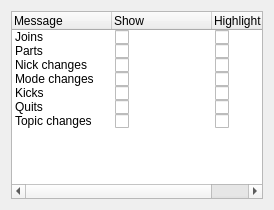
<?xml version="1.0" encoding="UTF-8"?>
<ui version="4.0">
 <class>MessagesWizardPage</class>
 <widget class="QWizardPage" name="MessagesWizardPage">
  <property name="geometry">
   <rect>
    <x>0</x>
    <y>0</y>
    <width>274</width>
    <height>210</height>
   </rect>
  </property>
  <property name="windowTitle">
   <string>Messages</string>
  </property>
  <property name="windowIcon">
   <iconset resource="../../../Resource.qrc">
    <normaloff>:/Resource/Chat/Friends.png</normaloff>:/Resource/Chat/Friends.png</iconset>
  </property>
  <property name="title">
   <string>Message settings</string>
  </property>
  <property name="subTitle">
   <string>Define shown and highlighted messages</string>
  </property>
  <layout class="QVBoxLayout" name="verticalLayout">
   <item>
    <widget class="QTreeWidget" name="treeWidget">
     <property name="rootIsDecorated">
      <bool>false</bool>
     </property>
     <property name="uniformRowHeights">
      <bool>true</bool>
     </property>
     <property name="allColumnsShowFocus">
      <bool>true</bool>
     </property>
     <attribute name="headerStretchLastSection">
      <bool>false</bool>
     </attribute>
     <column>
      <property name="text">
       <string>Message</string>
      </property>
     </column>
     <column>
      <property name="text">
       <string>Show</string>
      </property>
     </column>
     <column>
      <property name="text">
       <string>Highlight</string>
      </property>
     </column>
     <item>
      <property name="text">
       <string>Joins</string>
      </property>
      <property name="text">
       <string/>
      </property>
      <property name="checkState">
       <enum>Unchecked</enum>
      </property>
      <property name="text">
       <string/>
      </property>
      <property name="checkState">
       <enum>Unchecked</enum>
      </property>
      <property name="flags">
       <set>ItemIsSelectable|ItemIsUserCheckable|ItemIsEnabled</set>
      </property>
     </item>
     <item>
      <property name="text">
       <string>Parts</string>
      </property>
      <property name="text">
       <string/>
      </property>
      <property name="checkState">
       <enum>Unchecked</enum>
      </property>
      <property name="text">
       <string/>
      </property>
      <property name="checkState">
       <enum>Unchecked</enum>
      </property>
      <property name="flags">
       <set>ItemIsSelectable|ItemIsUserCheckable|ItemIsEnabled</set>
      </property>
     </item>
     <item>
      <property name="text">
       <string>Nick changes</string>
      </property>
      <property name="text">
       <string/>
      </property>
      <property name="checkState">
       <enum>Unchecked</enum>
      </property>
      <property name="text">
       <string/>
      </property>
      <property name="checkState">
       <enum>Unchecked</enum>
      </property>
      <property name="flags">
       <set>ItemIsSelectable|ItemIsUserCheckable|ItemIsEnabled</set>
      </property>
     </item>
     <item>
      <property name="text">
       <string>Mode changes</string>
      </property>
      <property name="text">
       <string/>
      </property>
      <property name="checkState">
       <enum>Unchecked</enum>
      </property>
      <property name="text">
       <string/>
      </property>
      <property name="checkState">
       <enum>Unchecked</enum>
      </property>
      <property name="flags">
       <set>ItemIsSelectable|ItemIsUserCheckable|ItemIsEnabled</set>
      </property>
     </item>
     <item>
      <property name="text">
       <string>Kicks</string>
      </property>
      <property name="text">
       <string/>
      </property>
      <property name="checkState">
       <enum>Unchecked</enum>
      </property>
      <property name="text">
       <string/>
      </property>
      <property name="checkState">
       <enum>Unchecked</enum>
      </property>
      <property name="flags">
       <set>ItemIsSelectable|ItemIsUserCheckable|ItemIsEnabled</set>
      </property>
     </item>
     <item>
      <property name="text">
       <string>Quits</string>
      </property>
      <property name="text">
       <string/>
      </property>
      <property name="checkState">
       <enum>Unchecked</enum>
      </property>
      <property name="text">
       <string/>
      </property>
      <property name="checkState">
       <enum>Unchecked</enum>
      </property>
      <property name="flags">
       <set>ItemIsSelectable|ItemIsUserCheckable|ItemIsEnabled</set>
      </property>
     </item>
     <item>
      <property name="text">
       <string>Topic changes</string>
      </property>
      <property name="text">
       <string/>
      </property>
      <property name="checkState">
       <enum>Unchecked</enum>
      </property>
      <property name="text">
       <string/>
      </property>
      <property name="checkState">
       <enum>Unchecked</enum>
      </property>
      <property name="flags">
       <set>ItemIsSelectable|ItemIsUserCheckable|ItemIsEnabled</set>
      </property>
     </item>
    </widget>
   </item>
  </layout>
 </widget>
 <resources>
  <include location="../../../Resource.qrc"/>
 </resources>
 <connections/>
</ui>
